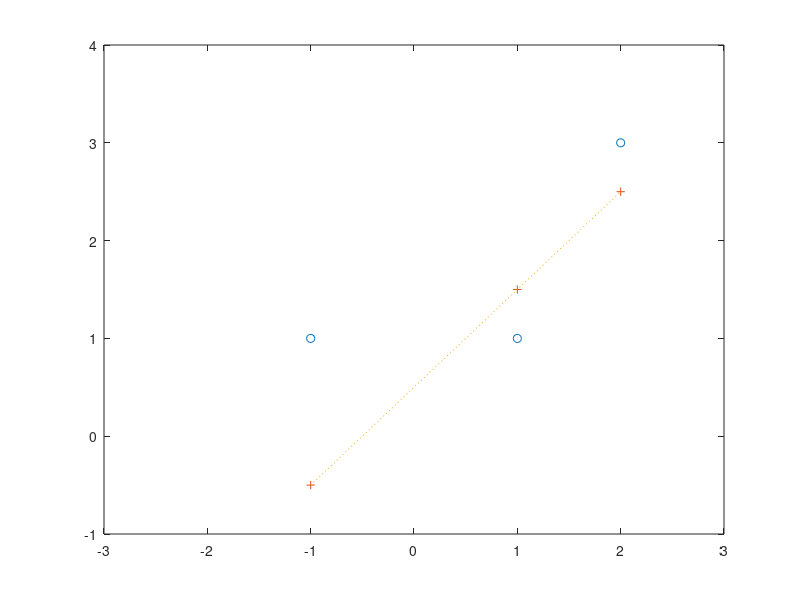
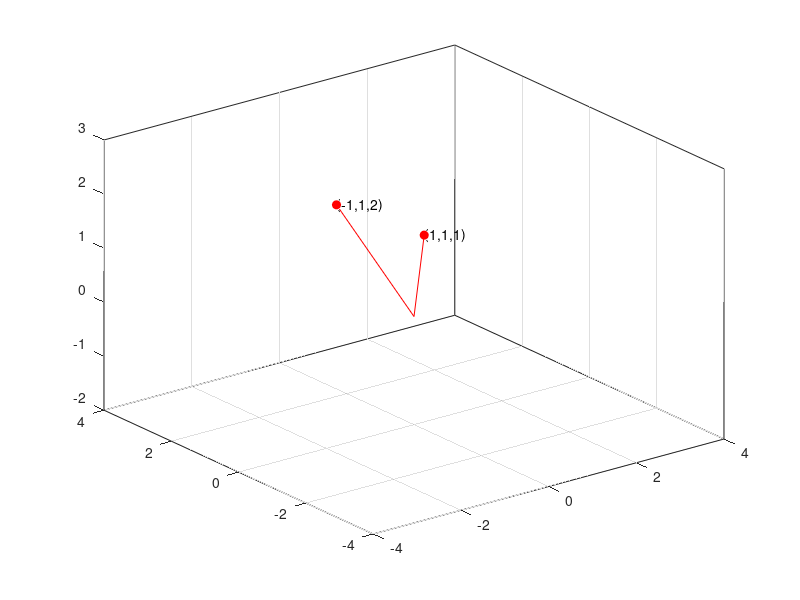

These figures' MATLAB source, in order: (Note: this script raises an error after producing the figures.)
% regressionTutorial.m  script
%
% 
% This is a beginner's tutorial.  If you play with the concepts in this 
% tutorial, you can go from knowing next to nothing about linear algebra 
% to an intuition that will help with multiple linear regression.
%
% M.N. Shadlen for Cold Spring Harbor 1998
% return

% suppose you have ordered pairs
data = [-1 1 2; 1 1 3]'

% Our job is to find the best fitting line for these three points.
% Here are the points
hf1 = figure(1), clf
plot(data(:,1), data(:,2),'o')
set(gca,'XLim',[-3 3],'YLim',[-1 4])


% We are going to set this up as a matrix equation.
% Ax = b.  The term x is somewhat unfortunate because x is 
% not the independent variable, but the constant and slope. 
% b is almost as unfortunate since many of us think of b as the
% slope of a line.  Here it is the value plotted on the ordinate.
% Let's start by making A.  It is a 3 x 2  matrix 
% of the left side variables p. 161

A = [ones(3,1) data(:,1)]

% Notice that the first column of A is just a column of ones. 
% The second column contains the values plotted on the abscissa -- what
% we would normally call the x-variable: the values -1 1 2.
% To avoid confusion, let's call the "x-values" a

a = data(:,1)

% let's call the "y-values" vector b
b = data(:,2)

% We know A and we know b.  We want to find the best solution for x. 
% The first thing you need to convince yourself of is that the 2 by 1 column 
% vector, x, contains the constant and slope of the best fitting line.
% This is a good time to remind yourself of how a matrix multiplies a vector.

% Let's take a wild guess at x.  Let's guess that the intercept is .5 and
% the slope is 1
x = [.5 1]'

% Notice that you get out 3 values from A*x
b_guess = A*x
hold on, plot(a,b_guess,'+',a,b_guess,':')

% That's a pretty crummy fit, but that's not the point.  All you're supposed
% to see right now is that by going across the rows of A and down the
% column vector x, you get the equation 
[	A(1,1)*x(1) + A(1,2)*x(2)
	A(2,1)*x(1) + A(2,2)*x(2)
	A(3,1)*x(1) + A(3,2)*x(2)
]

% If you don't understand that last equation, stop.  There's no point
% in going any further. Ask for help or pick up a book.  
% If you understand the equation, then ask yourself the following.
% Suppose we made A as a column of 1s a column like A(:,2) and a third
% column of the squares:  A(:,3) = A(:,2).*A(:,2).  We would be looking for 
% a column vector, x, that has 3 components.  Do you see that these are the
% coefficients of the best fitting quadratic? x1 + x2*a + x3*a^2 = b
% Best to convince yourself of that too before going on.

% Now this way of setting up the equation jives with your sense of 
% matrix times vector by going along the rows of the matrix and multiplying
% the elements by those going down the column vector.  Another way to put
% that is that each element in b is a dot-product of the corresponding
% row in A with the column vector x. 
% That's worth thinking about, but it does not lend itself to a particularly
% lucid view of the regression problem. 
% For this, it is worth thinking about the matrix times the vector in
% a different way.  Instead of going along the rows of A, consider
% the columns.  This is actually the easier way to think about it.
% Notice that b is the same dimension as a column in A (3 by 1).
% Convince yourself that b is just the weighted sum of the columns in A.
% The weights come from the elements of x.

b_guess = x(1)*A(:,1) + x(2)*A(:,2)


% Again, it's not worth going on if you don't see this version of A*x

% Now here is where things start getting interesting.
% Once we recognize that b is the weighted sum of just 2 vectors, 
% it must be the case that b lies in the plane that these vectors 
% define.  No matter how you cut it, you can only find vectors, b, that you 
% can get to by adding the two vectors that form the columns of A.
% This plane is called the column-space of A.  It includes the origin.

% It helps to look at a picture.  The way I'm going to draw this picture
% includes a step or two that we're not ready for.  Just execute it
% for the time being.  Later, we'll come back to why the matrix algebra
% works.


% Let's start by drawing our two column vectors
hf2 = figure(2)
hold off; hp = plot3(A(1,:),A(2,:),A(3,:),'ro','MarkerFaceColor','r'), hold on;
hl1= line([0 A(1,1)], [0 A(2,1)], [0 A(3,1)], 'Color', 'r')
hl2=line([0 A(1,2)], [0 A(2,2)], [0 A(3,2)],'Color', 'r')
s = sprintf(' text(%d,%d,%d,''(%d,%d,%d)'')', [A(:,1) A(:,1)]), eval(s)
s = sprintf(' text(%d,%d,%d,''(%d,%d,%d)'')', A(:,[2 2])), eval(s)
set(gca,'Box', 'on','XLim',[-4 4],'YLim',[-4 4],'ZLim',[-2 3])
set(gca,'XGrid','on','YGrid','on','ZGrid','off')

% You can imagine the plane
hfill = fill3([0 A(1,:) 0], [0 A(2,:) 0], [0 A(3,:) 0], 'b','EraseMode','xor')

% Now here's the part that you need to ignore for a moment.
% The next line makes a projection matrix. We're going to use it 
% to project the xy plane into the column space of A.
P = A * inv(A'*A) * A'
q = P * 2 * [1 1 1; 1 -2 1; -2 -2 1; -2 1 1; 1 1 1]'
h2 = fill3(q(1,:), q(2,:), q(3,:) , 'b','EraseMode','xor','EdgeColor','r')
delete(hfill)
xlabel('b1'), ylabel('b2'), zlabel('b3')

figure(2)
for k = 332:-4:300
    set(gca,'View',[k 30])
			drawnow
end
for k = 30:5:50
  set(gca,'View',[300 k])
	drawnow
end

% Are you convinced that no matter what we guess for our solution, x, we
% will end up with something in the plane?  You should have convinced yourself
% of this earlier.  But here is a quick demo.


% It is important to realize that any guess we make for the answer to
% our problem will make a vector in the plane spanned by A's column vectors.
% We'll make 5 random guesses for g and see what we get out
for i = 1:5
	g = 2 * (rand(2,1) - .5)
	res = A * g
	hg(i) = plot3(res(1),res(2),res(3),'c.')
	hl(i) = line([0 res(1)], [0 res(2)], [0 res(3)], 'Color','y')
end

% You might want to replay the axis-rotation again. Depending on where
% those random vectors point, it may or may not be obvious that they are in 
% the plane.

% Now that you have convinced yourself that no matter what we
% choose for x, we are going to get out (after multiplication by A) a 
% vector that lies in the plane. 
% That is unfortunate because the perfect solution would be the
% vector b, and it is usually the case that b does not lie in our plane!
% What a bummer.  But then again, if it did, we would have a perfect
% solution -- and that's not what we're dealing with in least squares.

% Let's look at the vector b.  Remember this is the list of ordinate
% values for the points in Figure 1.

plot3(b(1),b(2),b(3),'g*')
line([0 b(1)], [0 b(2)], [0 b(3)], 'Color','g')
set(gca,'ZLim',[-1 3])

% It helps to get rid of the extra lines
delete(hl)
delete(hg)

% It also helps to anchor the orgin 

line([0 0],[0 0],[-1 0],'LineWidth',3,'Color','r')

% and a little spinning couldn't hurt

figure(2)
k = 50
i = 300
set(gca,'View',[i k])
drawnow, % pause
for k = 50:-4:30
 	set(gca,'View',[i k])
	[i k]
	drawnow
	% pause
end
for i = 300:-5:220
 	set(gca,'View',[i k])
	[i k]
	drawnow
	% pause
end

% So now what?  Clearly b is not in the column space of A.
% Yet no matter what we choose for x, we will get a set
% of predicted values that form a vector that is in the column-space.
% Of course we want to find x so that the vector we get out is the
% closest one to the real solution.  
% Let's call the solution, x_bar.  After all, there is no vector x, such
% that A*x = b.

% Now from the picture in front of you, it ought to be obvious that the
% closest we can get to b is a vector that ends in the projection of b on
% the blue plane.  I'm going to drop the end of vector b onto the plane.
% Try to ignore the math for the moment and grasp the geometry.  

bproj = A * (inv(A' * A) * A' * b)
hp = line([0 bproj(1)], [0 bproj(2)], [0 bproj(3)])
set(hp,'Color','g','LineStyle','--','LineWidth',3)
% delete(hp)

% The thick broken line is the projection of b onto the column-space of
% A.  Let's call this vector bproj.  It is the predicted value that we would
% get out of A*x_bar = bproj.  One way to see this is to return to the
% first plot and look at where bproj lies. These are the green asterisks 
% connected by the green broken line.  

figure(1)
hold off, plot(a,b,'o'), hold on
plot(a,bproj,'g*', a,bproj,'g--')
set(gca,'XLim',[-3 3],'YLim',[-1 4])

% Our bproj is the column vector containing the ordinate values of these 
% three points.  You can see that these are the predicted values that lie
% on the best fitting line.  The way that we would say that this is the best 
% fitting line is that the distance from the asterisks to the data values 
% (vertically) is minimized.

% This distance is the difference between b and bproj.
% Let's return to the vector diagram and convince ourselves.

% Visualizing this error vector is the key to understanding least squares.

figure(2)

% It helps to construct a line that represents the error between b and
% bproj.  The error, E, is

E = b - bproj

% Rather than displaying this vector emanating from the origin, we
% will add it to the end of bproj

hE = line([bproj(1) b(1)], [bproj(2) b(2)], [bproj(3) b(3)])
set(hE,'Color','y','LineStyle','--','LineWidth',3)

% Do you appreciate that this E vector is orthogonal to the plane?
% There are lots of ways to talk about this, but you have to see
% and believe it first.  Don't go on unless you are absolutely comfortable
% with the idea that E is orthogonal to the plane spanned by the columns of 
% A.

% O.K., you made it.  Do you see that regardless of the dimension of the 
% problem, the least squares solution will be a projection of some
% high dimensional vector, b, on some lower dimensional column space of A.  
% Sticking with the 2-dimensional case, if we were fitting a
% line to 4 points instead of 3, we would be projecting a 4-dimensional 
% vector, b, into the 2-dimensional plane spanned by the 2 4-dimensional
% column vectors of A.  One of these would be [1 1 1 1]'  

% Let's return to the matter of E and how to talk about it.  
% We have already said that it is orthogonal to the columns of A.
% That means that the dot product of E with any column of A should be 
% zero.  Since E is a column vector, we either have to take its transpose 
% and multiply E'*A(:,1) 

E' * A(:,1)     % 1st column 
E' * A(:,2)			% 2nd column

% or take the transpose of the column vectors and multiply these times
% the E column vector.

A(:,1)' * E		  % 1st column 
A(:,2)' * E			% 2nd column

% I'm assuming you know about dot products.  If you don't, you'll have
% to pick up a book. You might just recall that it is the product 
% of the lengths times the cosine of the angle between the vectors.
% So z'*z is the square of the length of z.  You can easily verify
% that the dot product of two orthogonal vectors is 0
% e.g., visualize and compute

[1 0] * [0 1]'
[1 1] * [-1 1]'
[1 1] * [-2.7 2.7]'

% ... and so forth.
 
% If you don't understand dot products (sometimes called inner products)
% don't go on. 

% If you understand the notion of inner products and the fact that E is
% orthogonal to the columnspace of A, then we can move on.
% The first thing to say is that we can combine the dot products above
% into a single matrix operation.  Starting with E transpose, 

E' * A		% should be a row vector with 2 0's. (You get very tiny numbers)

% Or we can transpose A and multiply it times the E column vector

A' * E		% makes a column vector with 2 zeros. (within floating point precision)


% There is a very imporant idea here.  The Error vector, which is, after all,
% the residuals between the observed data and the fit, is orthogonal to
% the columnspace of A.  It lies in the left nullspace of A.  The reason 
% this is called the left nullspace is because we have to left-multiply 
% E * A to get our zeros.

% Once we see that this is so, we can derive the NORMAL EQUATIONS
% in matrix form.  We are looking for the best approximation to
% x in the equation A*x = b.  We have already admitted that there 
% is no vector x that will work because A*x always lies in the columnspace
% of A, whereas b does not.  So, instead, we'll solve for xbar 
% We want the best solution to A*xbar = b.   Again, we admit we can't 
% achieve equality.  So we say that what we really want is to minimize the
% error between our fit, A*xbar, and the observed values, b.  
% In least squares, we want to minimize the  sum of the (b - A*xbar).^2
% What you should be absolutely convinced of is that 
% b - A*xbar is just the vector E, and that this vector is perpendicular
% to the columnspace of A.   

% Start with E.  We have already convinced ourselves of the fact that
% A' * E = 0. If you don't remember this, go back to the last statement 
% you executed.
% But E is just b - A*xbar
% Substituting for E, we get
% 		A' * (b - A*xbar) = 0
% rearranging, we get 
% 		A'*b = A'*A*xbar
% Remember, we are trying to solve for xbar. So we multiply both 
% sides of the equation by the inverse of (A'*A)
%		inv(A'*A) * A'*b 	= inv(A'*A) * (A'*A) * xbar
%		inv(A'*A) * A'*b 	= xbar

xbar = inv(A'*A) * A'*b 	% normal equation (see Strang, p. 156)

% The column vector describes the best fitting line to the data. 
% 1.2857 is the intercept and 0.5714 is the slope. 
 
figure(1)
fplot('1.2857 + 0.5714*x',[-3 3],'c')

% Now there is one thing left to appreciate before we extend this 
% to multiple regression. I promised that I would
% explain the projection matrix we used to make our pretty picture.
% It would be nice to be able to project a vector onto the columnspace of
% A.   Well, we already have one example:  A * xbar is the projection of
% b onto the columnspace.  Now look at what you get when you left-multiply the 
% equation for xbar by A.

% A * xbar = A * inv(A'*A) * A' * b

% This leads to a simple idea.  The seemingly messy string of matrices,
% A * inv(A'*A) * A', projects b onto the plane in our figure.

P = A * inv(A'*A) * A'

% Earlier in the tutorial, we used P to project the vertices of a square 
% onto the columnspace of A.  That's how we made the blue plane.

% So why is this so cool?  Because it gives us a very easy way to do
% multiple regression.  Suppose we have the ordered pairs,

data = [
     0     1
     1    53
     2    35
     3    -7
     4    87
     5   106
     6   250
     7   301
     8   346
     9   337
    10   256
    11   -25
    12  -421
]
		
figure(1)
hold off, plot(data(:,1),data(:,2),'o'),hold on

% We want to fit a 4th order polynomial.
% The A matrix has 5 columns

a = data(:,1);
b = data(:,2);
A = [ones(size(a)) a a.^2 a.^3 a.^4]

% We want the best solution for xbar in the equation A*xbar = b

xbar = inv(A'*A) * A'*b

% It's that simple.  We can get the fit back with
predvals = A*xbar
plot(a,predvals,'r*')

% and we can get a predicted curve by increasing the sampling density
a = linspace(min(a),max(a),100)';
A = [ones(size(a)) a a.^2 a.^3 a.^4];
predvals = A*xbar;
plot(a,predvals,'g:')


% If you want to go on, the next topic is weighted least squares
% Then, multiple regression with nondiagonal covariance matrix.
